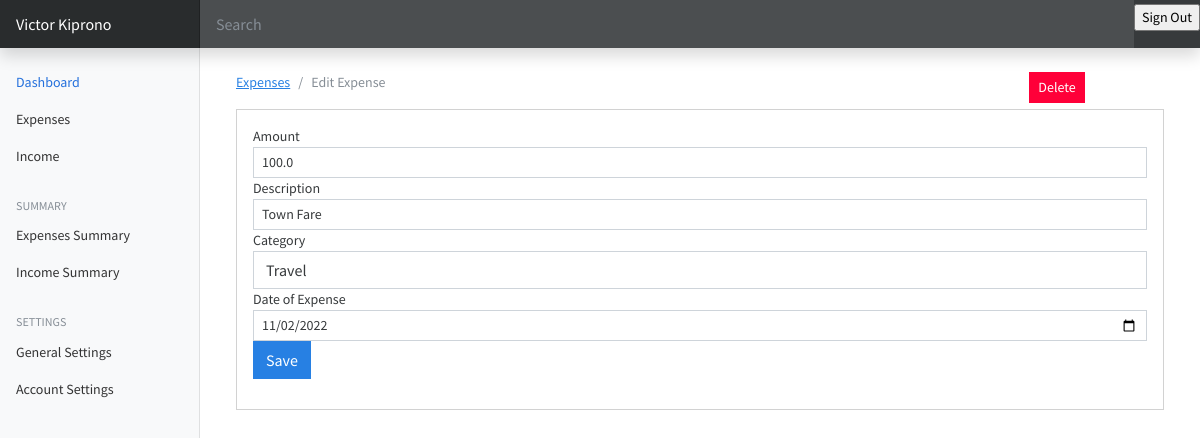
Screenshot of /edit-expense/7 (signed in) with the database file from the repository.
### expenses/models.py (models this page shows, shortened)
class Expense(models.Model):
    amount = models.FloatField()
    date = models.DateField(default=now)
    description = models.TextField()
    owner = models.ForeignKey(to=User, on_delete=models.CASCADE)
    category = models.CharField(max_length=266)
    class Meta:
        ordering: ['-date']

### expenses/views.py (the view, shortened to what this page needs)
# urls.py: path('edit-expense/<int:id>', views.expense_edit, name="expense-edit"),
@login_required(login_url='/authentication/login')
def expense_edit(request, id):
    expense = Expense.objects.get(pk=id)
    categories = Category.objects.all()
    context = {
        'expense': expense,
        'values': expense,
        'categories': categories
    }
    if request.method == 'GET':
        return render(request, 'expenses/edit-expense.html', context)

### templates/expenses/edit-expense.html (shortened to what this page needs)
{% extends 'base.html' %} {% block content %}
<div class="container mt-4">
  <div class="row">
    <div class="col-md-10">
      <nav aria-label="breadcrumb">
        <ol class="breadcrumb">
          <li class="breadcrumb-item">
            <a href="{% url 'expenses'%}">Expenses</a>
          </li>
          <li class="breadcrumb-item active" aria-current="page">
            Edit Expense
          </li>
        </ol>
      </nav>
    </div>
    <div class="col-md-2">
      <a
        href="{% url 'expense-delete' expense.id %}"
        class="btn btn-danger btn-sm"
        >Delete</a
      >
    </div>
  </div>
  <div class="card">
    <div class="card-body">
      <form action="{% url 'expense-edit' expense.id %}" method="post">
        <div class="form-group">
          <label for="">Amount</label>
          <input
            type="text"
            class="form-control form-control-sm"
            name="amount"
            value="{{values.amount}}"
          />
        </div>
        <div class="form-group">
          <label for="">Description</label>
          <input
            type="text"
            class="form-control form-control-sm"
            name="description"
            value="{{values.description}}"
          />
        </div>
        <div class="form-group">
          <label for="">Category</label>
          <select class="form-control" name="category">
            <option selected name="category" value="{{values.category}}"
              >{{values.category}}</option
            >
          </select>
        </div>
        <div class="form-group">
          <label for="">Date of Expense</label>
          <input
            type="date"
            value="{{values.date |date:'Y-m-d' }}"
            class="form-control form-control-sm"
            name="expense_date"
          />
        </div>
        <input
          type="submit"
          value="Save"
          class="btn btn-primary btn-primary-sm"
        />
      </form>
    </div>
  </div>
</div>
{% endblock %}

### expenseswebsite/static/css/dashboard.css (style rules this page uses)
body { font-size: .875rem; }

### rows the page displays
Expense: amount "100.0", description "Town Fare", category "Travel", expense_date "11/02/2022"
